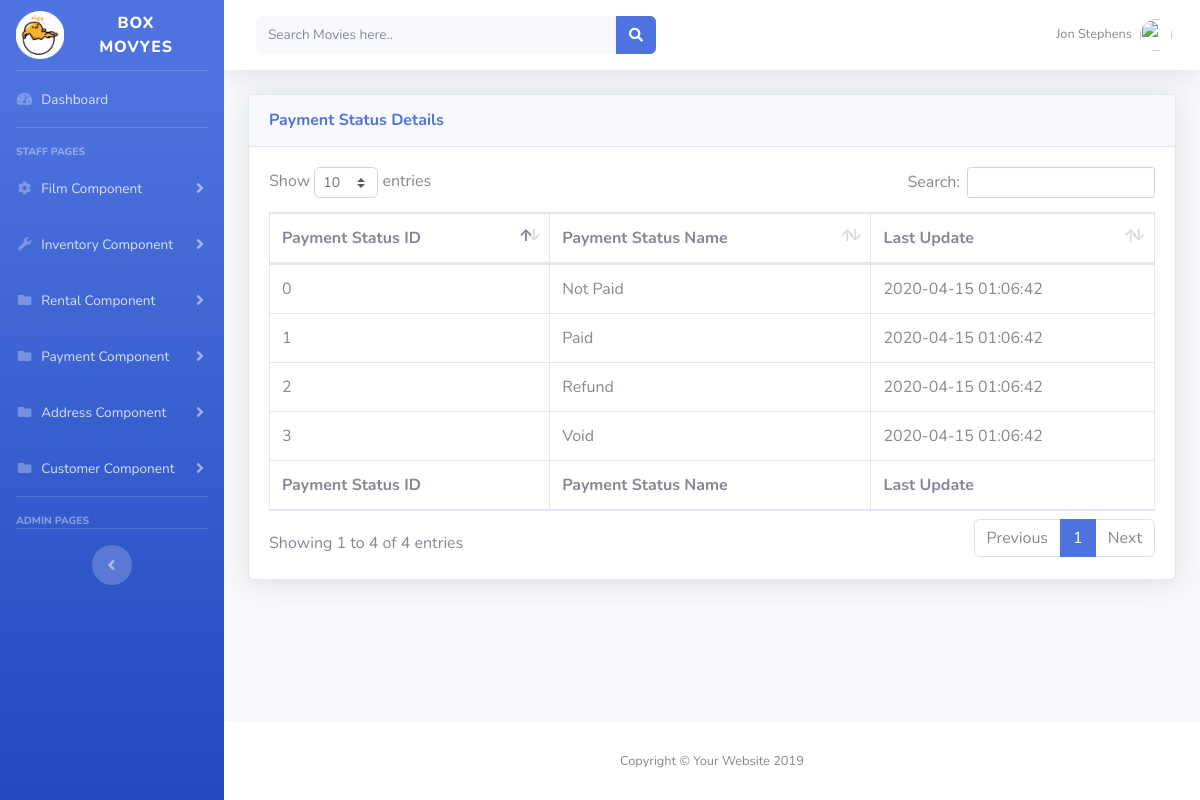
The app's page /view_payment_status.php (signed in) with its own data.
### tables this page shows
CREATE TABLE `staff` (
  `staff_id` int(3) NOT NULL,
  `first_name` varchar(45) NOT NULL,
  `last_name` varchar(45) NOT NULL,
  `address_id` int(5) NOT NULL,
  `picture` blob,
  `email` varchar(50) NOT NULL,
  `store_id` int(3) DEFAULT NULL,
  `active` int(3) NOT NULL DEFAULT '1',
  `password` varchar(40) NOT NULL,
  `last_update` timestamp NOT NULL DEFAULT CURRENT_TIMESTAMP
);

CREATE TABLE `payment_status` (
  `status` int(3) NOT NULL,
  `status_name` varchar(20) NOT NULL,
  `last_update` timestamp NOT NULL DEFAULT CURRENT_TIMESTAMP ON UPDATE CURRENT_TIMESTAMP
);

### view_payment_status.php (the view, shortened to what this page needs)
<!DOCTYPE html>
<html lang="en">
<head>
  <link href="vendor/fontawesome-free/css/all.min.css" rel="stylesheet" type="text/css">
  <link href="css/sb-admin-2.min.css" rel="stylesheet">
  <link href="vendor/datatables/dataTables.bootstrap4.min.css" rel="stylesheet">
</head>
<body id="page-top">
  <div id="wrapper">
    <ul class="navbar-nav bg-gradient-primary sidebar sidebar-dark accordion" id="accordionSidebar">
      <a class="sidebar-brand d-flex align-items-center justify-content-center" href="index.php">
        <img src = 'img/fav.png' width = '25%' title = 'Box Movyes Homepage' alt = 'Box Movyes Homepage'/>
        <div class="sidebar-brand-text mx-3">BOX MOVYES </div>
      </a>
      <hr class="sidebar-divider my-0">
      <li class="nav-item">
        <a class="nav-link" href="staff_page.php">
          <i class="fas fa-fw fa-tachometer-alt"></i>
          <span>Dashboard</span></a>
      </li>
      <hr class="sidebar-divider">
      <div class="sidebar-heading">
        Staff Pages
      </div>
       <li class="nav-item">
        <a class="nav-link collapsed" href="#" data-toggle="collapse" data-target="#collapseTwo" aria-expanded="true" aria-controls="collapseTwo">
          <i class="fas fa-fw fa-cog"></i>
          <span>Film Component</span>
        </a>
      </li>
<li class="nav-item">
        <a class="nav-link collapsed" href="#" data-toggle="collapse" data-target="#collapseUtilities" aria-expanded="true" aria-controls="collapseUtilities">
          <i class="fas fa-fw fa-wrench"></i>
          <span>Inventory Component</span>
        </a>
      </li>
		<li class="nav-item">
        <a class="nav-link collapsed" href="#" data-toggle="collapse" data-target="#collapsePages" aria-expanded="true" aria-controls="collapsePages">
          <i class="fas fa-fw fa-folder"></i>
          <span>Rental Component</span>
        </a>
      </li>
	  <li class="nav-item">
        <a class="nav-link collapsed" href="#" data-toggle="collapse" data-target="#collapseExample" aria-expanded="true" aria-controls="collapseExample">
          <i class="fas fa-fw fa-folder"></i>
          <span>Payment Component</span>
        </a>
      </li>
	   <li class="nav-item">
        <a class="nav-link collapsed" href="#" data-toggle="collapse" data-target="#collapseAddress" aria-expanded="true" aria-controls="collapseAddress">
          <i class="fas fa-fw fa-folder"></i>
          <span>Address Component</span>
        </a>
      </li>
	  <li class="nav-item">
        <a class="nav-link collapsed" href="#" data-toggle="collapse" data-target="#collapseCustomer" aria-expanded="true" aria-controls="collapseCustomer">
          <i class="fas fa-fw fa-folder"></i>
          <span>Customer Component</span>
        </a>
      </li>
      <hr class="sidebar-divider">
      <div class="sidebar-heading">
        Admin Pages
      </div>
		<?php
		$links = mysqli_connect('localhost','hfycb1_hfycb1','12345isint.','hfycb1_id13307643_assignment2') or die("Could not connect to database");
	   ?>
      <hr class="sidebar-divider">
      <div class="text-center d-none d-md-inline">
        <button class="rounded-circle border-0" id="sidebarToggle"></button>
      </div>
    </ul>
    <div id="content-wrapper" class="d-flex flex-column">
      <div id="content">
        <nav class="navbar navbar-expand navbar-light bg-white topbar mb-4 static-top shadow">
          <form action = 'search_page.php' method = 'post'class="d-none d-sm-inline-block form-inline mr-auto ml-md-3 my-2 my-md-0 mw-100 navbar-search">
            <div class="input-group">
              <input name = 'result' type="text" placeholder = 'Search Movies here..'class="form-control bg-light border-0 small" aria-label="Search" title = 'Explore More Movies Here' aria-describedby="basic-addon2">
              <div class="input-group-append">
                <button class="btn btn-primary" type="submit">
                  <i class="fas fa-search fa-sm"></i>
                </button>
              </div>
            </div>
          </form>
          <ul class="navbar-nav ml-auto">
            <li class="nav-item dropdown no-arrow">
              <a class="nav-link dropdown-toggle" href="#" id="userDropdown" role="button" data-toggle="dropdown" aria-haspopup="true" aria-expanded="false">
			  <?php
			        $getStaffEmails = $_SESSION['email'];
					$sql = "SELECT * from `staff` where email = '$getStaffEmails'";
					$runStaff = mysqli_query($links,$sql);
					$resultStaffDisplay = mysqli_fetch_assoc($runStaff);
					if(!empty($resultStaffDisplay['staff_id'])){
						$getStaffFname = $resultStaffDisplay['first_name'];
						$getStaffLname = $resultStaffDisplay['last_name'];
					}else{
						$getStaffFname =  '-';
						$getStaffLname =  '-';
					}
			  ?>
                <span class="mr-2 d-none d-lg-inline text-gray-600 small"><?php echo $getStaffFname; echo '&nbsp'; echo $getStaffLname;     ?></span>
                <img class="img-profile rounded-circle" src="https://source.unsplash.com/QAB-WJcbgJk/60x60">
              </a>
            </li>
          </ul>
        </nav>
        <div class="container-fluid">
          <div class="card shadow mb-4">
            <div class="card-header py-3">
              <h6 class="m-0 font-weight-bold text-primary">Payment Status Details</h6>
            </div>
            <div class="card-body">
              <div class="table-responsive">
                <table class="table table-bordered" id="dataTable" width="100%" cellspacing="0">
                  <thead>
                    <tr>
                      <th>Payment Status ID</th>
                      <th>Payment Status Name</th>
                      <th>Last Update</th>
                    </tr>
                  </thead>
                  <tfoot>
                    <tr>
                        <th>Payment Status ID</th>
                      <th>Payment Status Name</th>
                      <th>Last Update</th>
                    </tr>
                  </tfoot>
                  <tbody>
                     <?php
					     $sqlPaymentStatus = "SELECT * FROM `payment_status` WHERE 1";
						$queryPayStatus=mysqli_query($links,$sqlPaymentStatus);
						while($rowPayS=mysqli_fetch_array($queryPayStatus)){
					?>
					    					<tr>
					  <td><?php echo $rowPayS['status']; ?></td>
					  <td><?php echo $rowPayS['status_name']; ?></td>
					       <td><?php echo $rowPayS['last_update']; ?></td>
					</tr>
					<?php
				}
			?>
                  </tbody>
                </table>
              </div>
            </div>
          </div>
        </div>
      </div>
      <footer class="sticky-footer bg-white">
        <div class="container my-auto">
          <div class="copyright text-center my-auto">
            <span>Copyright &copy; Your Website 2019</span>
          </div>
        </div>
      </footer>
    </div>
  </div>
</body>
</html>

### records on screen
staff: first_name "Jon", last_name "Stephens"
payment_status: status "0", status_name "Not Paid", last_update "2020-04-15 01:06:42"
payment_status: status "1", status_name "Paid", last_update "2020-04-15 01:06:42"
payment_status: status "2", status_name "Refund", last_update "2020-04-15 01:06:42"
payment_status: status "3", status_name "Void", last_update "2020-04-15 01:06:42"
